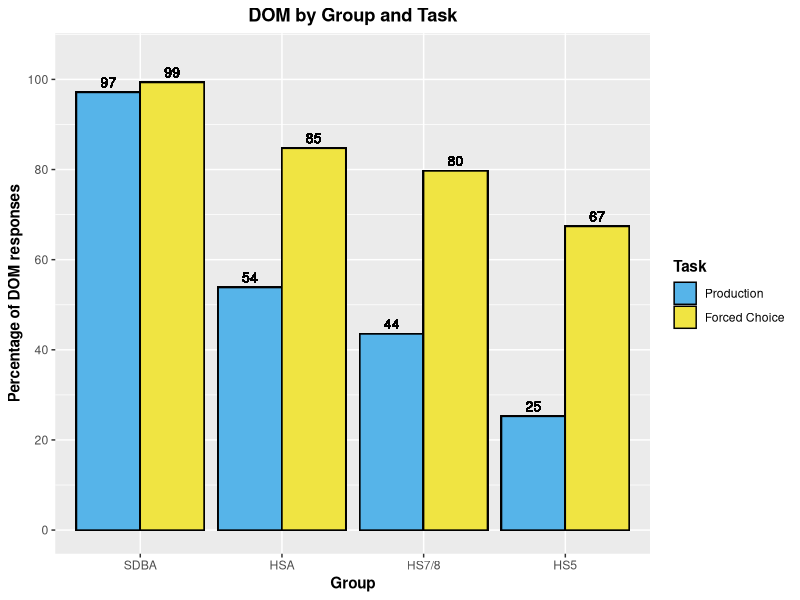

R code for this plot:
library(tidyverse)

# Load DOM data
## EPT
SDB_EPT <- read.csv("./CSV Files/SDB/SDB DOM EPT.csv") %>% 
  mutate(Group = "SDBA",
         Task = "Production")

HSA_EPT <- read.csv("./CSV Files/Adult HS/Adult HS DOM EPT.csv") %>% 
  mutate(Group = "HSA",
         Task = "Production")

DLI78_EPT <- read.csv("./CSV Files/DLI-78/DLI-78 DOM EPT.csv") %>% 
  mutate(Group = "HS7/8",
         Task = "Production")

MLS78_EPT <- read.csv("./CSV Files/MLS-78/MLS-78 DOM EPT.csv") %>% 
  filter(!School == "GBCS") %>%
  mutate(Group = "HS7/8",
         Task = "Production")

DLI5_EPT <- read.csv("./CSV Files/MLS-5/MLS-5 DOM EPT.csv") %>% 
  mutate(Group = "HS5",
         Task = "Production")

MLS5_EPT <- read.csv("./CSV Files/MLS-5/MLS-5 DOM EPT.csv") %>% 
  filter(!School == "GBCS") %>% 
  mutate(Group = "HS5",
         Task = "Production")


## FCT
SDB_FCT <- read.csv("./CSV Files/SDB/SDB DOM FCT.csv") %>% 
  mutate(Group = "SDBA",
         Task = "Forced Choice")

HSA_FCT <- read.csv("./CSV Files/Adult HS/Adult HS DOM FCT.csv") %>% 
  mutate(Group = "HSA",
         Task = "Forced Choice")

DLI78_FCT <- read.csv("./CSV Files/DLI-78/DLI-78 DOM FCT.csv") %>% 
  mutate(Group = "HS7/8",
         Task = "Forced Choice")

MLS78_FCT <- read.csv("./CSV Files/MLS-78/MLS-78 DOM FCT.csv") %>% 
  filter(!School == "GBCS") %>%
  mutate(Group = "HS7/8",
         Task = "Forced Choice")

DLI5_FCT <- read.csv("./CSV Files/MLS-5/MLS-5 DOM FCT.csv") %>% 
  mutate(Group = "HS5",
         Task = "Forced Choice")

MLS5_FCT <- read.csv("./CSV Files/MLS-5/MLS-5 DOM FCT.csv") %>% 
  filter(!School == "GBCS") %>% 
  mutate(Group = "HS5",
         Task = "Forced Choice")

## Join HS datasets
HS78_EPT <- rbind(DLI78_EPT, MLS78_EPT)
HS78_FCT <- rbind(DLI78_FCT, MLS78_FCT)

HS5_EPT <- rbind(DLI5_EPT, MLS5_EPT)
HS5_FCT <- rbind(DLI5_FCT, MLS5_FCT)


# Generate DOM participant averages for graph
## SDBA
SDB_EPT_Structure <- aggregate(SDB_EPT$DOM_Use, list(SDB_EPT$Structure), FUN = mean, na.rm = TRUE)
SDB_EPT_Structure <- SDB_EPT_Structure %>% rename(Structure_Avg = x)
SDB_EPT_Structure <- left_join(SDB_EPT, SDB_EPT_Structure, by = c("Structure" = "Group.1")) %>%  
  mutate(Structure_Percentage = Structure_Avg * 100)

SDB_FCT_Structure <- aggregate(SDB_FCT$DOM_Use, list(SDB_FCT$Structure), FUN = mean, na.rm = TRUE)
SDB_FCT_Structure <- SDB_FCT_Structure %>% rename(Structure_Avg = x)
SDB_FCT_Structure <- left_join(SDB_FCT, SDB_FCT_Structure, by = c("Structure" = "Group.1")) %>%  
  mutate(Structure_Percentage = Structure_Avg * 100)


## HSA
HSA_EPT_Structure <- aggregate(HSA_EPT$DOM_Use, list(HSA_EPT$Structure), FUN = mean, na.rm = TRUE)
HSA_EPT_Structure <- HSA_EPT_Structure %>% rename(Structure_Avg = x)
HSA_EPT_Structure <- left_join(HSA_EPT, HSA_EPT_Structure, by = c("Structure" = "Group.1")) %>%  
  mutate(Structure_Percentage = Structure_Avg * 100)

HSA_FCT_Structure <- aggregate(HSA_FCT$DOM_Use, list(HSA_FCT$Structure), FUN = mean, na.rm = TRUE)
HSA_FCT_Structure <- HSA_FCT_Structure %>% rename(Structure_Avg = x)
HSA_FCT_Structure <- left_join(HSA_FCT, HSA_FCT_Structure, by = c("Structure" = "Group.1")) %>%  
  mutate(Structure_Percentage = Structure_Avg * 100)


## HS7/8
HS78_EPT_Structure <- aggregate(HS78_EPT$DOM_Use, list(HS78_EPT$Structure), FUN = mean, na.rm = TRUE)
HS78_EPT_Structure <- HS78_EPT_Structure %>% rename(Structure_Avg = x)
HS78_EPT_Structure <- left_join(HS78_EPT, HS78_EPT_Structure, by = c("Structure" = "Group.1")) %>%  
  mutate(Structure_Percentage = Structure_Avg * 100)

HS78_FCT_Structure <- aggregate(HS78_FCT$DOM_Use, list(HS78_FCT$Structure), FUN = mean, na.rm = TRUE)
HS78_FCT_Structure <- HS78_FCT_Structure %>% rename(Structure_Avg = x)
HS78_FCT_Structure <- left_join(HS78_FCT, HS78_FCT_Structure, by = c("Structure" = "Group.1")) %>%  
  mutate(Structure_Percentage = Structure_Avg * 100)


## HS5
HS5_EPT_Structure <- aggregate(HS5_EPT$DOM_Use, list(HS5_EPT$Structure), FUN = mean, na.rm = TRUE)
HS5_EPT_Structure <- HS5_EPT_Structure %>% rename(Structure_Avg = x)
HS5_EPT_Structure <- left_join(HS5_EPT, HS5_EPT_Structure, by = c("Structure" = "Group.1")) %>%  
  mutate(Structure_Percentage = Structure_Avg * 100)

HS5_FCT_Structure <- aggregate(HS5_FCT$DOM_Use, list(HS5_FCT$Structure), FUN = mean, na.rm = TRUE)
HS5_FCT_Structure <- HS5_FCT_Structure %>% rename(Structure_Avg = x)
HS5_FCT_Structure <- left_join(HS5_FCT, HS5_FCT_Structure, by = c("Structure" = "Group.1")) %>%  
  mutate(Structure_Percentage = Structure_Avg * 100)


# Rejoin datasets after averages
EPT <- rbind(SDB_EPT_Structure, HSA_EPT_Structure, HS78_EPT_Structure, HS5_EPT_Structure)
FCT <- rbind(SDB_FCT_Structure, HSA_FCT_Structure, HS78_FCT_Structure, HS5_FCT_Structure)

Master <- rbind(EPT, FCT)
Master$Group <- factor(Master$Group, levels = c("SDBA", "HSA", "HS7/8", "HS5"))
Master$Task <- factor(Master$Task, levels = c("Production", "Forced Choice"))


# Generate bar graph
Master %>% 
  ggplot(aes(x = Group, y = Structure_Percentage, fill = Task)) +
  geom_bar(position = "dodge", color = "black", stat = "identity") +
  scale_y_continuous(breaks = seq(0, 100, 20),
                     limits = c(0, 105)) +
  geom_text(aes(label = round(Structure_Percentage)),
            position = position_dodge(width = .9),
            vjust = -0.5,
            size = 3.5) +
  scale_fill_manual(values = c("#56B4E9", "#F0E442")) +
  labs(x = "Group", y = "Percentage of DOM responses", fill = "Task", title = "DOM by Group and Task") +
  theme(axis.title = element_text(face = "bold"),
        plot.title = element_text(hjust = 0.5, face = "bold"),
        legend.title = element_text(face = "bold"),
        strip.text.x = element_text(face = "bold"))  
